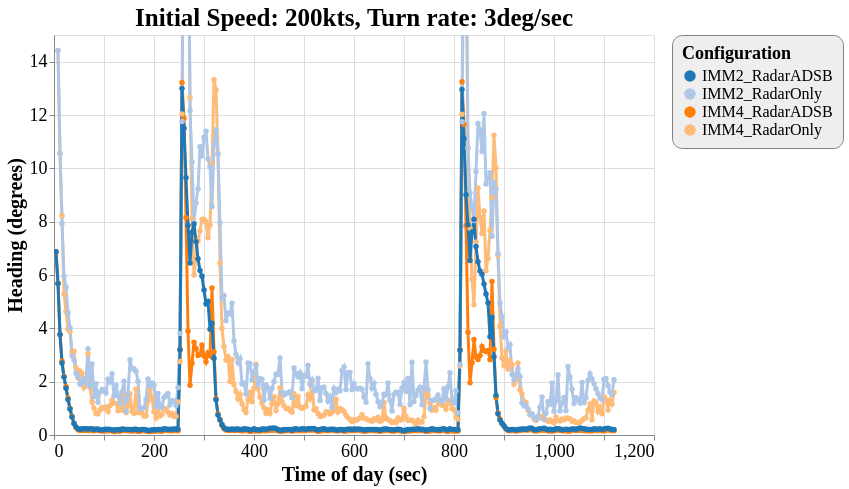

Describe this chart as a Vega-Lite specification.
### Vega-Lite specification from a JSON file in a GitHub repository (floating-point values rounded to 4 significant figures; data arrays with more than 128 entries replaced by an {"elided": "..."} marker saying what was removed)
{"config": {"view": {"continuousWidth": 600, "continuousHeight": 400}, "axisX": {"labelFontSize": 18, "titleFontSize": 20}, "axisY": {"labelFontSize": 18, "titleFontSize": 20}, "font": "Times New Roman", "legend": {"cornerRadius": 10, "fillColor": "#EEEEEE", "labelFontSize": 16, "padding": 10, "strokeColor": "gray", "titleFontSize": 18}, "title": {"fontSize": 25}}, "data": {"name": "data-011de7ff47881ba216afae71af7894c2"}, "mark": {"type": "line", "point": true, "strokeWidth": 3}, "encoding": {"color": {"type": "ordinal", "field": "config", "scale": {"scheme": "category20"}, "title": "Configuration"}, "x": {"type": "quantitative", "field": "time", "title": "Time of day (sec)"}, "y": {"type": "quantitative", "field": "rmse_hdg", "scale": {"domain": [0, 15], "zero": false}, "title": "Heading (degrees)"}}, "selection": {"selector050": {"type": "interval", "bind": "scales", "encodings": ["x", "y"]}}, "title": "Initial Speed: 200kts, Turn rate: 3deg/sec", "$schema": "https://vega.github.io/schema/vega-lite/v4.8.1.json", "datasets": {"data-011de7ff47881ba216afae71af7894c2": {"elided": "1118 records"}}}
